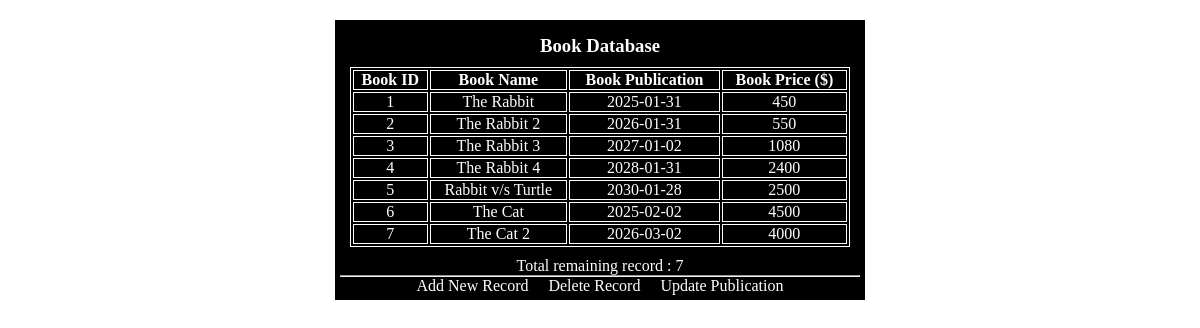
/Connectivity/db_book/record.php, run on the app's committed database.
### tables this page shows
CREATE TABLE IF NOT EXISTS `tbl_bookinfo` (
  `book_id` int(2) NOT NULL AUTO_INCREMENT,
  `book_name` varchar(30) NOT NULL,
  `book_publication` date NOT NULL,
  `book_price` int(5) NOT NULL,
  PRIMARY KEY (`book_id`)
);

### Connectivity/db_book/record.php (the view)
    <div>
        <link href="delete.css" rel="stylesheet" />
    <?php
        require('conn.php');
        $select_data = 'select * from `tbl_bookinfo`';
        $data = mysqli_query($conn, $select_data);
        echo '<table border>
            <h3>Book Database</h3>
            <tr>
                <th>Book ID</th>
                <th>Book Name</th>
                <th>Book Publication</th>
                <th>Book Price ($)</th>
            </tr>';
        while ($r = mysqli_fetch_row($data))
        {
            echo '<tr>
                    <td>'.$r[0].'</td>
                    <td>'.$r[1].'</td>
                    <td>'.$r[2].'</td>
                    <td>'.$r[3].'</td>
                </tr>';
        }
        echo '</table>';
        echo "Total remaining record : ".mysqli_affected_rows($conn);
        echo '<hr /><a href="insert.html">Add New Record</a>';
        echo '<a href="delete.html">Delete Record</a>';
        echo '<a href="update.html">Update Publication</a>';
    ?>
</div>

### Connectivity/db_book/delete.css (style rules this page uses)
* { padding: 0px; margin: 10px; }
div { width: 520px; padding: 5px; color: white; background-color: black; margin: auto; }
a { color: white; text-decoration: none; }
hr { padding: 0px; margin: 0px; }
table { width: 500px; color: white; border: 1px solid white; }
th, td { border: 1px solid white; text-align: center; }

### data on the page
tbl_bookinfo: book_id "1", book_name "The Rabbit", book_publication "2025-01-31", book_price "450"
tbl_bookinfo: book_id "2", book_name "The Rabbit 2", book_publication "2026-01-31", book_price "550"
tbl_bookinfo: book_id "3", book_name "The Rabbit 3", book_publication "2027-01-02", book_price "1080"
tbl_bookinfo: book_id "4", book_name "The Rabbit 4", book_publication "2028-01-31", book_price "2400"
tbl_bookinfo: book_id "5", book_name "Rabbit v/s Turtle", book_publication "2030-01-28", book_price "2500"
tbl_bookinfo: book_id "6", book_name "The Cat", book_publication "2025-02-02", book_price "4500"
tbl_bookinfo: book_id "7", book_name "The Cat 2", book_publication "2026-03-02", book_price "4000"

### other printed values
mysqli_affected_rows($conn) "7"
